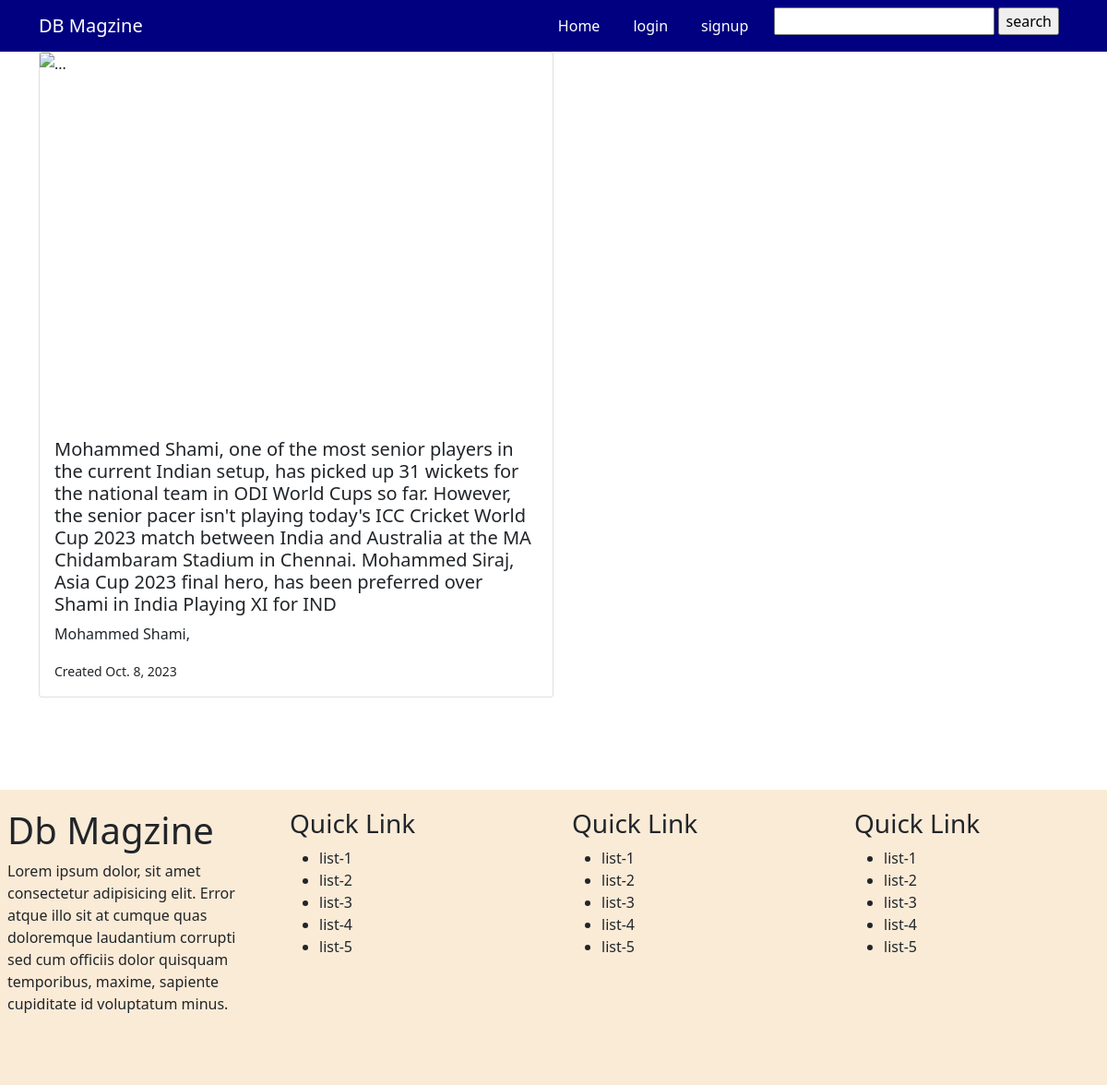
The app's page /article/10 with its own data.
### front/models.py (models this page shows)
class Article(models.Model):
    title=models.TextField(max_length=400, default='')
    des=models.TextField(max_length=3000, default='')
    date=models.DateField(default='')
    image=models.TextField()
    category=models.ForeignKey( Cate,  on_delete=models.CASCADE)

### front/views.py (the view)
# urls.py: path('article/<id>', views.article, name="article"),
def article(request,id):
    if User.is_authenticated:
        data=Article.objects.get(id=id)
        return render(request , 'article.html',{'data':data} )
    else:
         return render(request , 'article.html',{'data':data} )

### template/article.html
{% extends 'partial/temp1.html' %}
{% block content %}
<div class="card mb-3" style="height: 700px; width: 50%;">
    <img src="{{data.image }}" class="card-img-top" alt="..." style="height: 70%; width: 100%; object-fit: cover; object-position: top;" >
    <div class="card-body" style="height: 300px;">
      <h5 class="card-title">{{data.title}}</h5>
      <p class="card-text">{{data.des}}</p>
      <p class="card-text"><small class="text-body-secondary">Created {{data.date}}</small></p>
    </div>
  </div>
{% endblock %}

### records on screen
Article: title "Mohammed Shami, one of the most senior players in the current Indian setup, has picked up 31 wickets for the national team in ODI World Cups so far. However, the senior pacer isn't playing today's ICC Cricket World Cup 2023 match between India and Australia at the MA Chidambaram Stadium in Chennai. Mohammed Siraj, Asia Cup 2023 final hero, has been preferred over Shami in India Playing XI for IND", des "Mohammed Shami,", date "Oct. 8, 2023"
